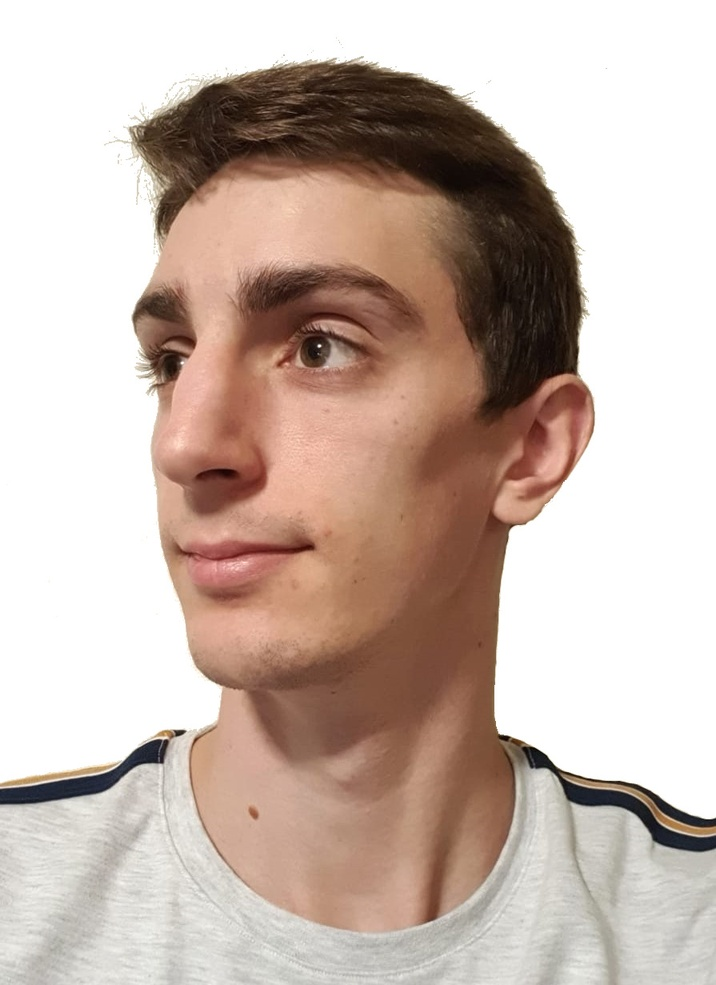
#> input picture pic.jpg, 716 x 985 px, shrunk from 895 x 1231 before the run
$ python ascii_img.py pic.jpg pic.jpg 3
#> lines starting #> are read from the running program, lines starting #| are printed output that depends on the picture
#> further down, img is the input picture: shape (985, 716, 3); mean B, G, R 173.1, 182.7, 200.5
from cv2 import cv2
import numpy as np

import sys


def toASCII(img, cols = 70, rows = None, CHAR_LIST='@%#8*+=-:. '):
#> called with cols = 3, CHAR_LIST = '@%#8*+=-:. '
    img = cv2.cvtColor(img, cv2.COLOR_BGR2GRAY)
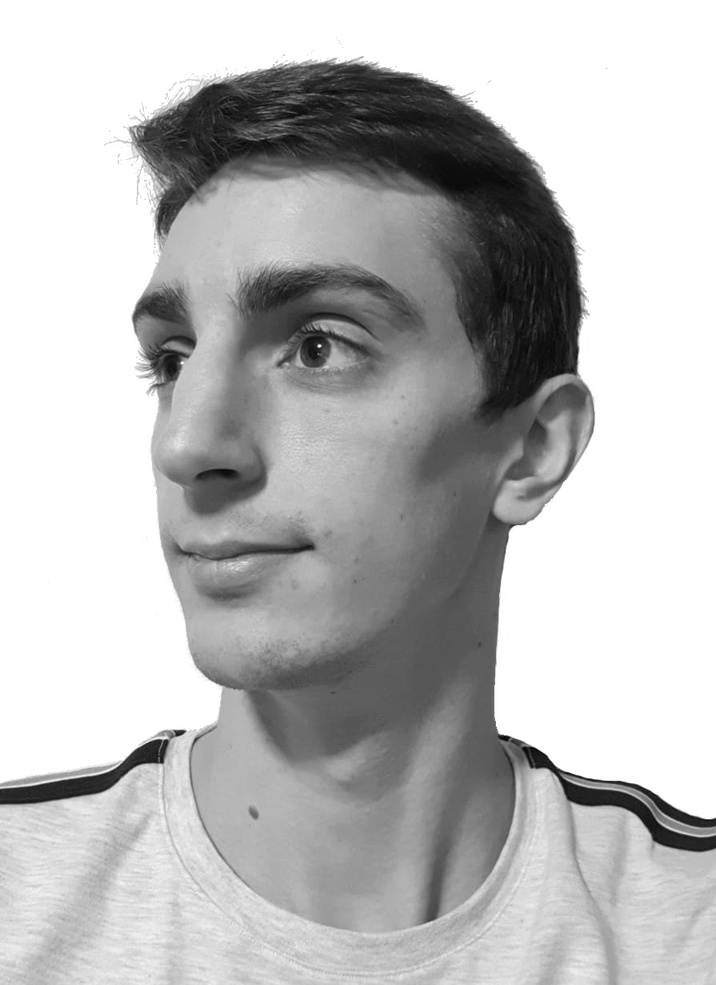
#> img: shape (985, 716); min 5, max 255, mean 187
    height, width = img.shape
#> height = 985; width = 716
    cell_width = width / cols
#> cell_width = 238.7
    if rows is None:
        cell_height = 2.25 * cell_width
#> cell_height = 537
        rows = int(height / cell_height)
#> rows = 1
    else:
        cell_height = height / rows

    if cols > width or rows > height:
        raise ValueError('Too many cols or rows.')
    result = ""
    #print(rows, cols)
    for i in range(rows):
        for j in range(cols):
            gray = np.mean(
                img[int(i * cell_height):min(int((i + 1) * cell_height), height),
                    int(j * cell_width):min(int((j + 1) * cell_width), width)]
                )
            result += grayToChar(gray, CHAR_LIST)
        result += '\n'
    return result


def grayToChar(gray, CHAR_LIST):
    num_chars = len(CHAR_LIST)
    return CHAR_LIST[ min(int(gray * num_chars / 255), num_chars - 1) ]


if __name__=="__main__":
    img_file = sys.argv[1]
    txt_file = sys.argv[2]
    if len(sys.argv)>3:
        nb_cols = int(sys.argv[3])
    else:
        nb_cols = 80

    img = cv2.imread(img_file)
    ascii_txt = toASCII(img, nb_cols)

    f = open(txt_file, 'w')
    f.write(ascii_txt)
    f.close()
